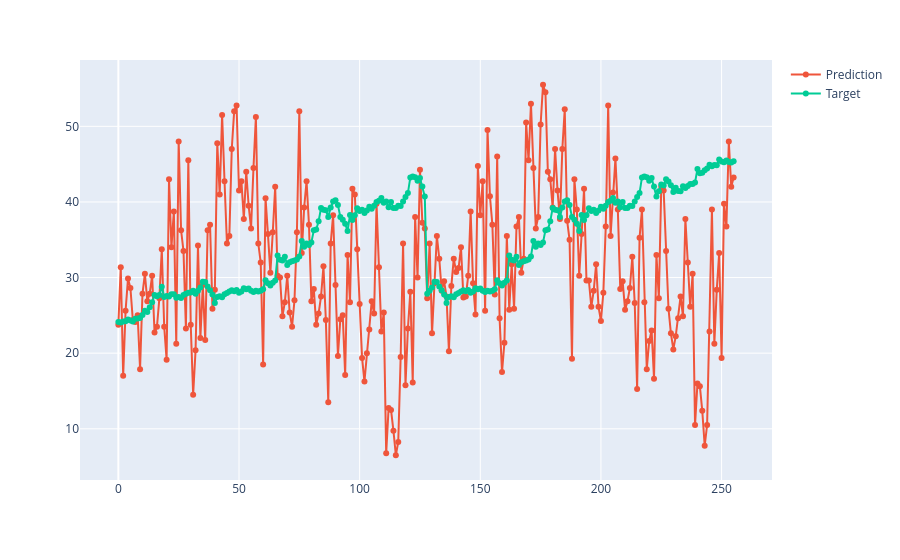

The notebook cell saved with this chart:
### Code cell
batch_size = output.size(0)
batch_idx = random.randint(0, batch_size - 1)
last_pred = output[batch_idx, -2:, :].view(-1).detach().cpu().float().numpy()
last_target = batch["targets"][batch_idx, -2:, :].view(-1).detach().cpu().float().numpy()

fig = px.line()
fig.add_scatter(y=last_pred, mode="lines+markers", name="Prediction")
fig.add_scatter(y=last_target, mode="lines+markers", name="Target")
fig.show()

### Figure 1 — Plotly figure (JSON) as saved in the notebook; plotly's stock layout.template omitted (floating-point values rounded to 4 significant figures; data arrays with more than 128 entries replaced by an {"elided": "..."} marker saying what was removed)
{"data": [{"hovertemplate": "<extra></extra>", "legendgroup": "", "line": {"color": "#636efa", "dash": "solid"}, "marker": {"symbol": "circle"}, "mode": "lines", "name": "", "orientation": "v", "showlegend": false, "type": "scatter", "xaxis": "x", "yaxis": "y"}, {"mode": "lines+markers", "name": "Prediction", "type": "scatter", "y": {"elided": "256 float values"}}, {"mode": "lines+markers", "name": "Target", "type": "scatter", "y": {"elided": "256 float values"}}], "layout": {"legend": {"tracegroupgap": 0}, "margin": {"t": 60}, "xaxis": {"anchor": "y", "domain": [0, 1]}, "yaxis": {"anchor": "x", "domain": [0, 1]}}}
